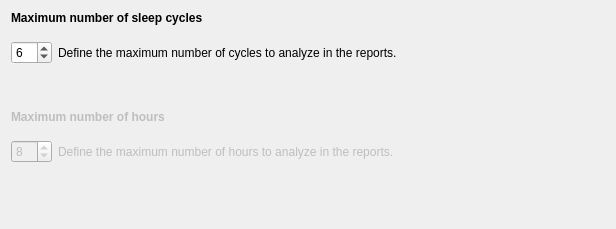
<?xml version="1.0" encoding="UTF-8"?>
<ui version="4.0">
 <class>HoursCyclesStep</class>
 <widget class="QWidget" name="HoursCyclesStep">
  <property name="geometry">
   <rect>
    <x>0</x>
    <y>0</y>
    <width>616</width>
    <height>229</height>
   </rect>
  </property>
  <property name="windowTitle">
   <string/>
  </property>
  <property name="styleSheet">
   <string notr="true">font: 12pt &quot;Roboto&quot;;</string>
  </property>
  <layout class="QVBoxLayout" name="verticalLayout">
   <item>
    <widget class="QLabel" name="label_2">
     <property name="text">
      <string>&lt;html&gt;&lt;head/&gt;&lt;body&gt;&lt;p&gt;&lt;span style=&quot; font-weight:600;&quot;&gt;Maximum number of sleep cycles&lt;/span&gt;&lt;/p&gt;&lt;/body&gt;&lt;/html&gt;</string>
     </property>
    </widget>
   </item>
   <item>
    <spacer name="verticalSpacer_4">
     <property name="orientation">
      <enum>Qt::Vertical</enum>
     </property>
     <property name="sizeType">
      <enum>QSizePolicy::Fixed</enum>
     </property>
     <property name="sizeHint" stdset="0">
      <size>
       <width>20</width>
       <height>10</height>
      </size>
     </property>
    </spacer>
   </item>
   <item>
    <layout class="QHBoxLayout" name="horizontalLayout_2">
     <item>
      <widget class="QSpinBox" name="spinBox_cycles">
       <property name="minimum">
        <number>1</number>
       </property>
       <property name="maximum">
        <number>12</number>
       </property>
       <property name="value">
        <number>6</number>
       </property>
      </widget>
     </item>
     <item>
      <widget class="QLabel" name="label_4">
       <property name="text">
        <string>Define the maximum number of cycles to analyze in the reports.</string>
       </property>
      </widget>
     </item>
     <item>
      <spacer name="horizontalSpacer_2">
       <property name="orientation">
        <enum>Qt::Horizontal</enum>
       </property>
       <property name="sizeHint" stdset="0">
        <size>
         <width>40</width>
         <height>20</height>
        </size>
       </property>
      </spacer>
     </item>
    </layout>
   </item>
   <item>
    <spacer name="verticalSpacer_2">
     <property name="orientation">
      <enum>Qt::Vertical</enum>
     </property>
     <property name="sizeType">
      <enum>QSizePolicy::Minimum</enum>
     </property>
     <property name="sizeHint" stdset="0">
      <size>
       <width>20</width>
       <height>40</height>
      </size>
     </property>
    </spacer>
   </item>
   <item>
    <widget class="QLabel" name="label">
     <property name="enabled">
      <bool>false</bool>
     </property>
     <property name="text">
      <string>&lt;html&gt;&lt;head/&gt;&lt;body&gt;&lt;p&gt;&lt;span style=&quot; font-weight:600;&quot;&gt;Maximum number of hours&lt;/span&gt;&lt;/p&gt;&lt;/body&gt;&lt;/html&gt;</string>
     </property>
    </widget>
   </item>
   <item>
    <spacer name="verticalSpacer_3">
     <property name="orientation">
      <enum>Qt::Vertical</enum>
     </property>
     <property name="sizeType">
      <enum>QSizePolicy::Fixed</enum>
     </property>
     <property name="sizeHint" stdset="0">
      <size>
       <width>20</width>
       <height>10</height>
      </size>
     </property>
    </spacer>
   </item>
   <item>
    <layout class="QHBoxLayout" name="horizontalLayout">
     <item>
      <widget class="QSpinBox" name="spinBox_hours">
       <property name="enabled">
        <bool>false</bool>
       </property>
       <property name="minimum">
        <number>1</number>
       </property>
       <property name="maximum">
        <number>48</number>
       </property>
       <property name="value">
        <number>8</number>
       </property>
      </widget>
     </item>
     <item>
      <widget class="QLabel" name="label_3">
       <property name="enabled">
        <bool>false</bool>
       </property>
       <property name="text">
        <string>Define the maximum number of hours to analyze in the reports.</string>
       </property>
      </widget>
     </item>
     <item>
      <spacer name="horizontalSpacer">
       <property name="orientation">
        <enum>Qt::Horizontal</enum>
       </property>
       <property name="sizeHint" stdset="0">
        <size>
         <width>40</width>
         <height>20</height>
        </size>
       </property>
      </spacer>
     </item>
    </layout>
   </item>
   <item>
    <spacer name="verticalSpacer">
     <property name="orientation">
      <enum>Qt::Vertical</enum>
     </property>
     <property name="sizeHint" stdset="0">
      <size>
       <width>20</width>
       <height>9</height>
      </size>
     </property>
    </spacer>
   </item>
  </layout>
 </widget>
 <resources>
  <include location="../../../../../scinodes_poc/src/main/python/ui/themes/themes.qrc"/>
 </resources>
 <connections/>
</ui>
